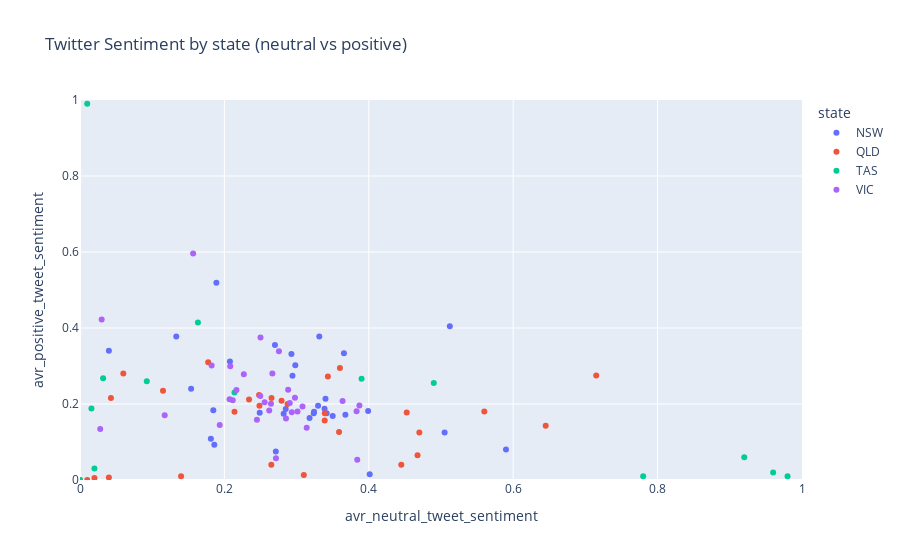

Source (notebook cell):
### Code cell
fig = px.scatter(data, x = "avr_neutral_tweet_sentiment", y = 'avr_positive_tweet_sentiment', 
                 color = "state", range_x=[0.0, 1.0], range_y=[0.0, 1.0], 
                title = "Twitter Sentiment by state (neutral vs positive)")
fig.show()

### Figure 1 — Plotly figure (JSON) as saved in the notebook; plotly's stock layout.template omitted (floating-point values rounded to 4 significant figures)
{"data": [{"hovertemplate": "state=NSW<br>avr_neutral_tweet_sentiment=%{x}<br>avr_positive_tweet_sentiment=%{y}<extra></extra>", "legendgroup": "NSW", "marker": {"color": "#636efa", "symbol": "circle"}, "mode": "markers", "name": "NSW", "orientation": "v", "showlegend": true, "type": "scatter", "x": [null, null, null, null, 0.3298, 0.285, 0.3676, 0.2821, 0.3387, 0.318, 0.3237, 0.3242, 0.3416, 0.1539, 0.27, 0.2929, 0.2712, 0.505, 0.2982, 0.1889, 0.35, 0.34, 0.2076, 0.1846, 0.3656, 0.5122, 0.2943, 0.1333, 0.2489, 0.1812, 0.4012, 0.59, 0.04, 0.3314, 0.186, 0.3991], "xaxis": "x", "y": [null, null, null, null, 0.1956, 0.1869, 0.1716, 0.1743, 0.1874, 0.163, 0.1759, 0.1799, 0.1758, 0.24, 0.355, 0.3314, 0.075, 0.125, 0.3018, 0.5189, 0.1681, 0.2136, 0.3118, 0.1838, 0.3333, 0.4044, 0.2743, 0.3778, 0.1767, 0.1087, 0.015, 0.08, 0.34, 0.3779, 0.09267, 0.1814], "yaxis": "y"}, {"hovertemplate": "state=QLD<br>avr_neutral_tweet_sentiment=%{x}<br>avr_positive_tweet_sentiment=%{y}<extra></extra>", "legendgroup": "QLD", "marker": {"color": "#EF553B", "symbol": "circle"}, "mode": "markers", "name": "QLD", "orientation": "v", "showlegend": true, "type": "scatter", "x": [null, null, null, null, 0.3389, 0.2792, 0.2486, 0.214, 0.2341, 0.2652, 0.3391, 0.3588, 0.31, 0.3433, null, 0, 0.115, 0.715, 0.645, 0.265, 0.01, 0.02, 0.47, null, 0.36, 0.4525, 0.445, 0.4675, 0.1775, 0.04, 0.06, 0.248, 0.2875, 0.56, 0.14, 0.04286], "xaxis": "x", "y": [null, null, null, null, 0.1563, 0.2086, 0.1955, 0.1798, 0.2116, 0.2155, 0.1759, 0.1264, 0.01333, 0.2725, null, 0, 0.235, 0.275, 0.1425, 0.04, 0, 0.005, 0.125, null, 0.295, 0.1775, 0.04, 0.065, 0.31, 0.006667, 0.28, 0.224, 0.2, 0.18, 0.01, 0.2157], "yaxis": "y"}, {"hovertemplate": "state=TAS<br>avr_neutral_tweet_sentiment=%{x}<br>avr_positive_tweet_sentiment=%{y}<extra></extra>", "legendgroup": "TAS", "marker": {"color": "#00cc96", "symbol": "circle"}, "mode": "markers", "name": "TAS", "orientation": "v", "showlegend": true, "type": "scatter", "x": [null, null, null, null, null, 0.1633, 0.0925, 0.01583, 0.214, 0.39, 0.032, null, 0.78, null, null, null, 0.92, null, 0.01, null, null, 0.98, null, null, 0, null, null, null, null, null, 0.02, 0.96, null, null, 0.49, null], "xaxis": "x", "y": [null, null, null, null, null, 0.4144, 0.26, 0.1883, 0.23, 0.2667, 0.268, null, 0.01, null, null, null, 0.06, null, 0.99, null, null, 0.01, null, null, 0, null, null, null, null, null, 0.03, 0.02, null, null, 0.255, null], "yaxis": "y"}, {"hovertemplate": "state=VIC<br>avr_neutral_tweet_sentiment=%{x}<br>avr_positive_tweet_sentiment=%{y}<extra></extra>", "legendgroup": "VIC", "marker": {"color": "#ab63fa", "symbol": "circle"}, "mode": "markers", "name": "VIC", "orientation": "v", "showlegend": true, "type": "scatter", "x": [null, null, null, null, 0.2883, 0.2451, 0.2621, 0.2645, 0.2497, 0.2905, 0.3082, 0.2977, 0.2115, 0.25, 0.1173, 0.3831, 0.2853, 0.2269, 0.028, 0.03, 0.1823, 0.2933, 0.1935, 0.2072, 0.2665, 0.2714, 0.3636, 0.1567, 0.2081, 0.384, 0.2167, 0.314, 0.2756, 0.3013, 0.387, 0.2557], "xaxis": "x", "y": [null, null, null, null, 0.2377, 0.1585, 0.1828, 0.2006, 0.2212, 0.2024, 0.1934, 0.2162, 0.21, 0.375, 0.1707, 0.1808, 0.162, 0.2785, 0.134, 0.4225, 0.3015, 0.178, 0.1447, 0.2128, 0.28, 0.05714, 0.2082, 0.596, 0.2995, 0.053, 0.2367, 0.1373, 0.3389, 0.18, 0.196, 0.2043], "yaxis": "y"}], "layout": {"legend": {"title": {"text": "state"}, "tracegroupgap": 0}, "title": {"text": "Twitter Sentiment by state (neutral vs positive)"}, "xaxis": {"anchor": "y", "domain": [0, 1], "range": [0, 1], "title": {"text": "avr_neutral_tweet_sentiment"}}, "yaxis": {"anchor": "x", "domain": [0, 1], "range": [0, 1], "title": {"text": "avr_positive_tweet_sentiment"}}}}
